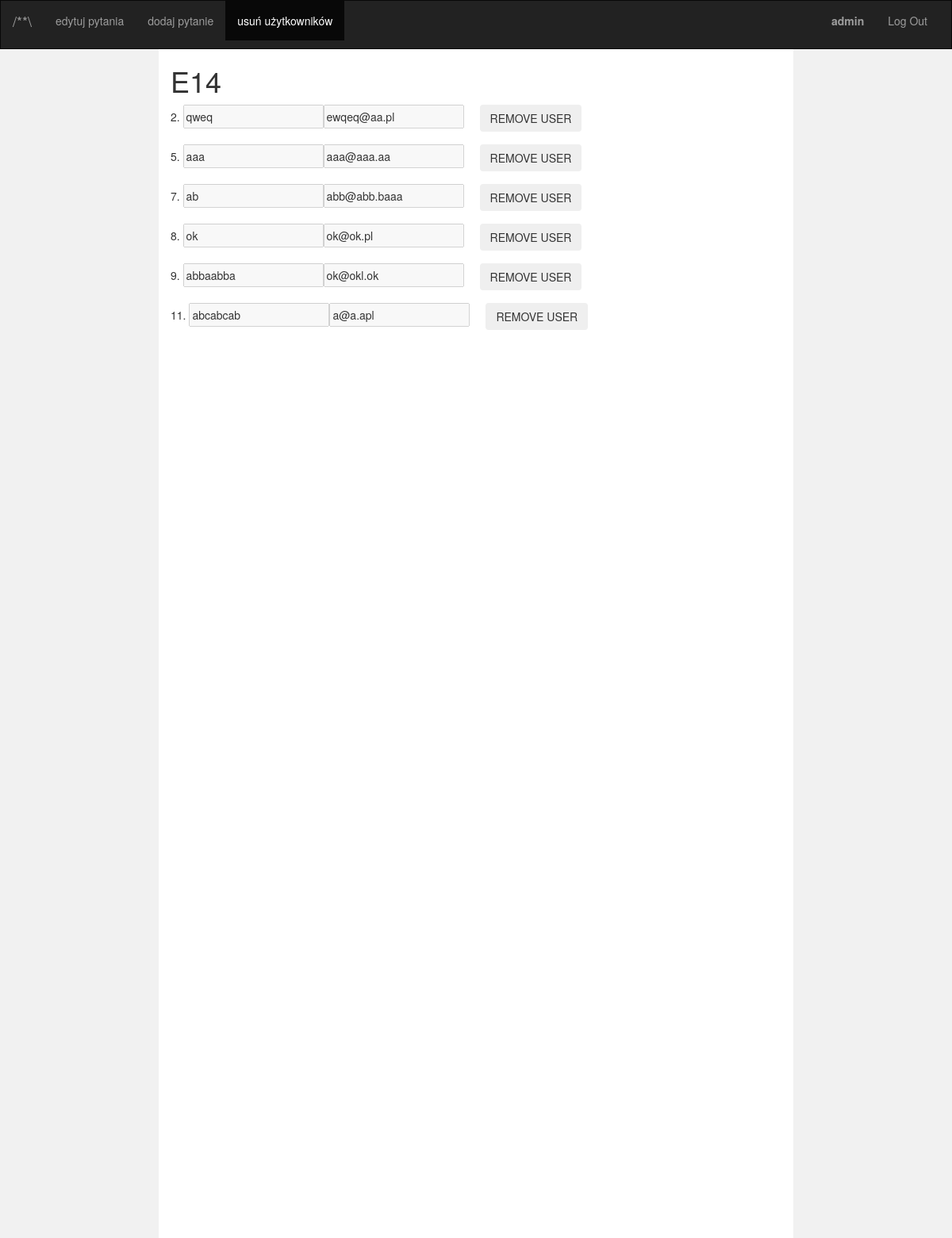
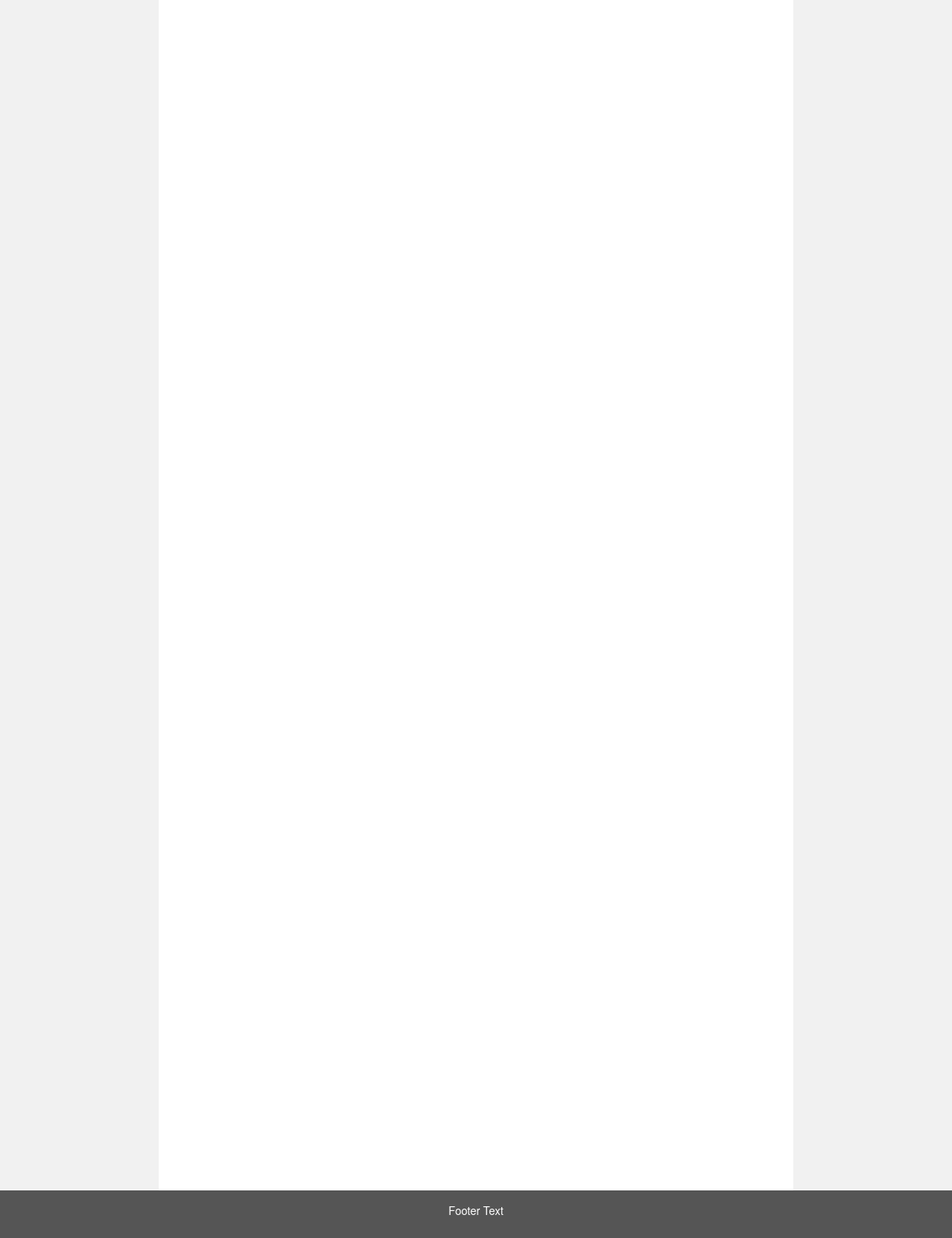
Page /rusers.php (signed in) on the committed database (2 pictures, top to bottom).
### tables this page shows
CREATE TABLE `users` (
  `id` int(11) NOT NULL,
  `username` varchar(100) NOT NULL,
  `email` varchar(100) NOT NULL,
  `password` varchar(100) NOT NULL
);

### rusers.php (the view, shortened to what this page needs)
<!DOCTYPE html>
<html lang = 'en'>
<head>
<link rel = 'stylesheet' href = 'https://maxcdn.bootstrapcdn.com/bootstrap/3.4.1/css/bootstrap.min.css'>
</head>
<body>
<nav class="navbar navbar-inverse">
  <div class="container-fluid">
    <div class="navbar-header">
      <a class="navbar-brand" href="#">/**\</a>
    </div>
    <div class="collapse navbar-collapse" id="myNavbar">
      <ul class="nav navbar-nav">
        <li ><a href="qedit.php">edytuj pytania</a></li>
        <li ><a href="qadd.php">dodaj pytanie</a></li>
        <li class="active"><a href="#">usuń użytkowników</a></li>
      </ul>
      <ul class="nav navbar-nav navbar-right">
        <?php  if (isset($_SESSION['username'])) : ?>
            <li><a href="#">
    	      <strong><?php echo $_SESSION['username']; ?></strong></p>
            </a></li>
            <li><a href="index.php?logout='1'">Log Out
          </a></li>
          <?php  else:  ?>
        <li><a href="./index.php"><span class="glyphicon glyphicon-log-in"></span> Login</a></li>
        <?php endif ?>
      </ul>
    </div>
  </div>
</nav>
<div class="container-fluid text-center">
  <div class="row content">
    <div class="col-sm-2 sidenav">
    </div>
    <div class="col-sm-8 text-left">
      <h1>E14</h1>
      <?php
       $conn = new mysqli('localhost', 'root', '', 'registration');
            $sql = "SELECT id, username, email FROM users ";
            $result = $conn->query($sql);
            if ($result->num_rows > 0) {
              while($row = $result->fetch_assoc()) {
                  if($row['username']!= 'admin'){
                    echo '<form method="post" action="rusers.php"><div class="question">'.$row['id'].'. '.
                    '<input type="hidden" name="id" value="'.$row['id'].'">'.
                    '<input disabled name="username" value="'.$row['username'].'">'.
                    '<input disabled name="email" value="'.$row['email'].'">'.
                    '<button type="submit" class="btn" name="remove_user"> REMOVE USER </button>'.
                    "</div></form>";
                  }
              }
            }
      ?>
    </div>
    <div class="col-sm-2 sidenav">
    </div>
  </div>
</div>
<footer class="container-fluid text-center">
<p>Footer Text</p>
</footer>
</body>
</html>

### rusers.php (style rules this page uses)
.navbar { margin-bottom: 0; border-radius: 0; }
.row.content { height: 3000px; }
.sidenav { padding-top: 20px; background-color: #f1f1f1; height: 100%; }
footer { background-color: #555; color: white; padding: 15px; }
button { margin-left: 20px; }
.question { height: 50px; }
input { height: 30px; }

### rows in the picture
users: id "2", username "qweq", email "ewqeq@aa.pl"
users: id "5", username "aaa", email "aaa@aaa.aa"
users: id "7", username "ab", email "abb@abb.baaa"
users: id "8", username "ok", email "ok@ok.pl"
users: id "9", username "abbaabba", email "ok@okl.ok"
users: id "11", username "abcabcab", email "a@a.apl"

### other values in the picture
$_SESSION['username'] "admin"
